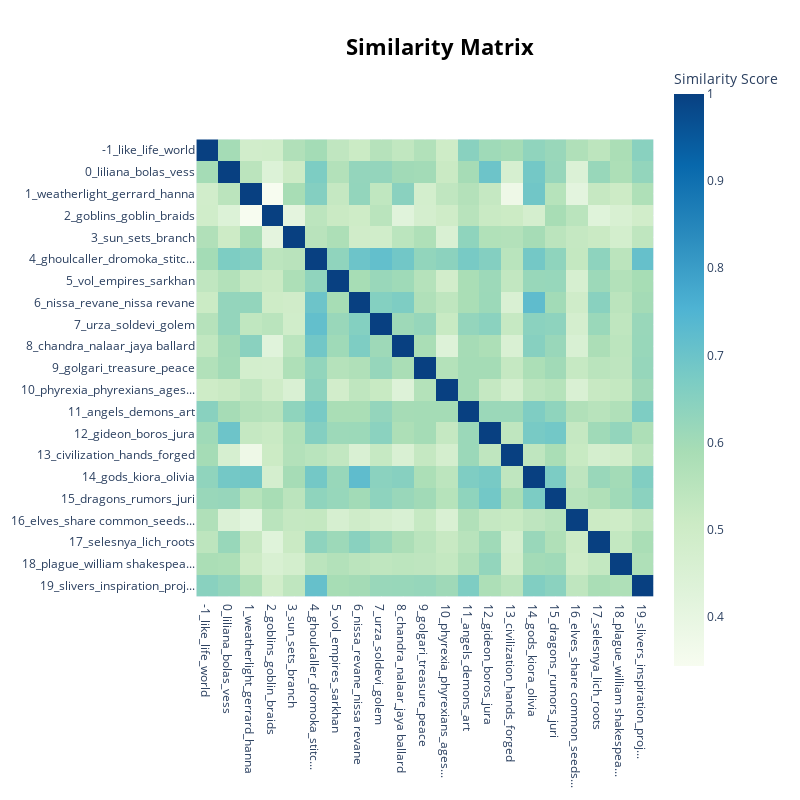

Notebook code cell kept with this figure:
### Code cell
topic_model.visualize_heatmap()

### Figure 1 — Plotly figure (JSON) as saved in the notebook; plotly's stock layout.template omitted (floating-point values rounded to 4 significant figures; data arrays with more than 128 entries replaced by an {"elided": "..."} marker saying what was removed)
{"data": [{"coloraxis": "coloraxis", "hovertemplate": "x: %{x}<br>y: %{y}<br>Similarity Score: %{z}<extra></extra>", "name": "0", "type": "heatmap", "x": ["-1_like_life_world", "0_liliana_bolas_vess", "1_weatherlight_gerrard_hanna", "2_goblins_goblin_braids", "3_sun_sets_branch", "4_ghoulcaller_dromoka_stitc...", "5_vol_empires_sarkhan", "6_nissa_revane_nissa revane", "7_urza_soldevi_golem", "8_chandra_nalaar_jaya ballard", "9_golgari_treasure_peace", "10_phyrexia_phyrexians_ages...", "11_angels_demons_art", "12_gideon_boros_jura", "13_civilization_hands_forged", "14_gods_kiora_olivia", "15_dragons_rumors_juri", "16_elves_share common_seeds...", "17_selesnya_lich_roots", "18_plague_william shakespea...", "19_slivers_inspiration_proj..."], "xaxis": "x", "y": ["-1_like_life_world", "0_liliana_bolas_vess", "1_weatherlight_gerrard_hanna", "2_goblins_goblin_braids", "3_sun_sets_branch", "4_ghoulcaller_dromoka_stitc...", "5_vol_empires_sarkhan", "6_nissa_revane_nissa revane", "7_urza_soldevi_golem", "8_chandra_nalaar_jaya ballard", "9_golgari_treasure_peace", "10_phyrexia_phyrexians_ages...", "11_angels_demons_art", "12_gideon_boros_jura", "13_civilization_hands_forged", "14_gods_kiora_olivia", "15_dragons_rumors_juri", "16_elves_share common_seeds...", "17_selesnya_lich_roots", "18_plague_william shakespea...", "19_slivers_inspiration_proj..."], "yaxis": "y", "z": {"elided": "21x21 float values"}}], "layout": {"coloraxis": {"colorbar": {"title": {"text": "Similarity Score"}}, "colorscale": [[0, "rgb(247,252,240)"], [0.125, "rgb(224,243,219)"], [0.25, "rgb(204,235,197)"], [0.375, "rgb(168,221,181)"], [0.5, "rgb(123,204,196)"], [0.625, "rgb(78,179,211)"], [0.75, "rgb(43,140,190)"], [0.875, "rgb(8,104,172)"], [1, "rgb(8,64,129)"]]}, "height": 800, "hoverlabel": {"bgcolor": "white", "font": {"family": "Rockwell", "size": 16}}, "legend": {"title": {"text": "Trend"}}, "margin": {"t": 60}, "showlegend": true, "title": {"font": {"color": "Black", "size": 22}, "text": "<b>Similarity Matrix", "x": 0.55, "xanchor": "center", "y": 0.95, "yanchor": "top"}, "width": 800, "xaxis": {"anchor": "y", "constrain": "domain", "domain": [0, 1], "scaleanchor": "y"}, "yaxis": {"anchor": "x", "autorange": "reversed", "constrain": "domain", "domain": [0, 1]}}}
